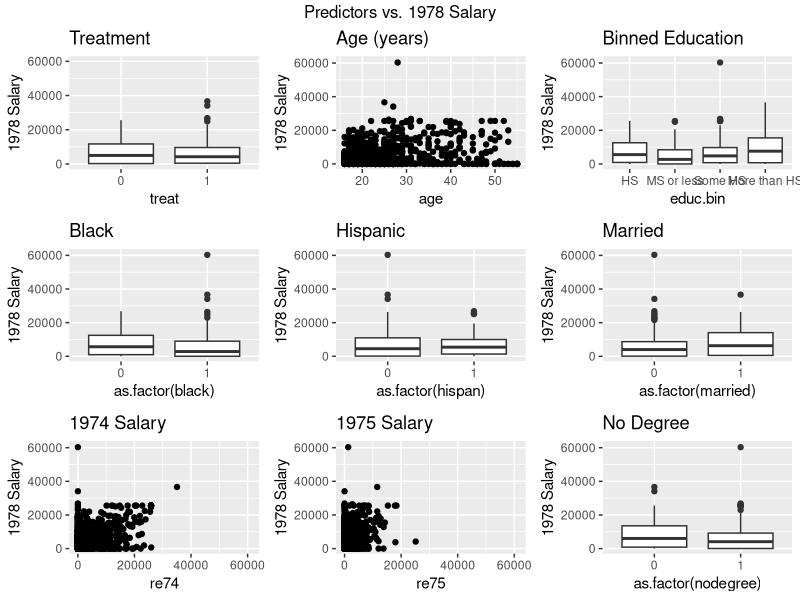
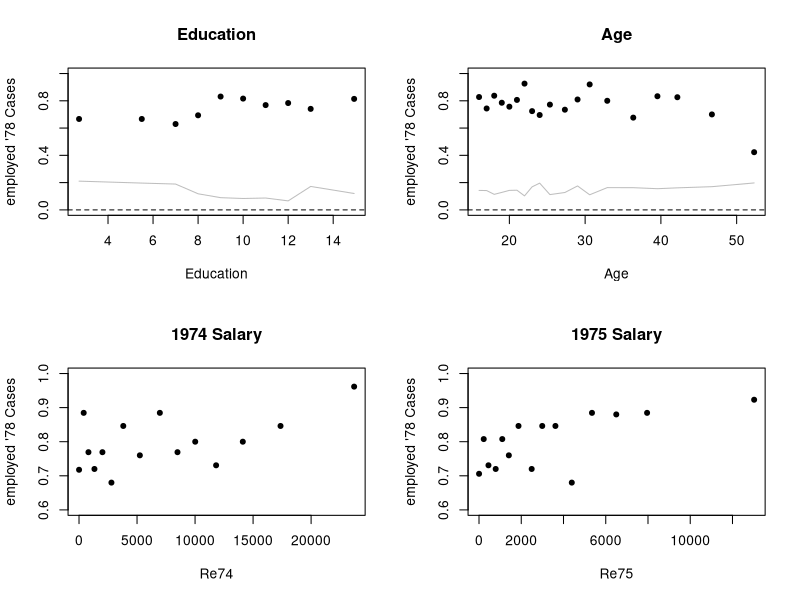
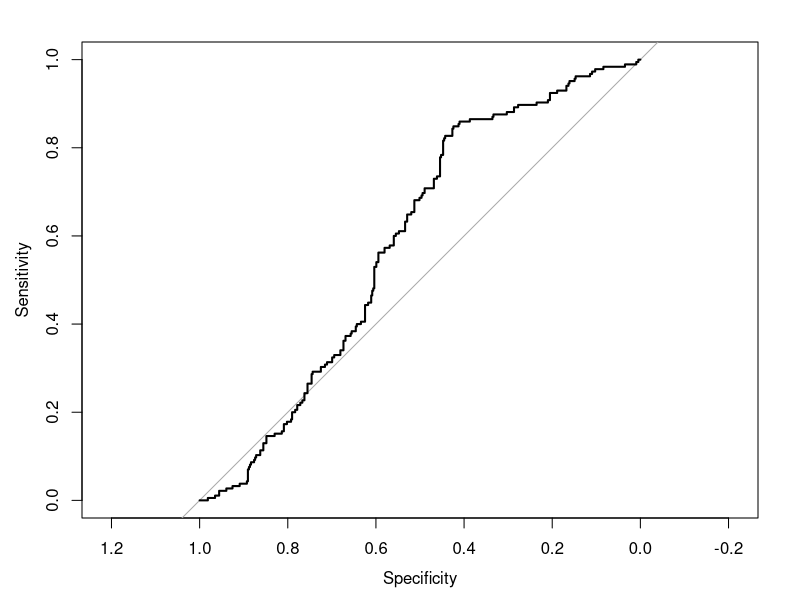
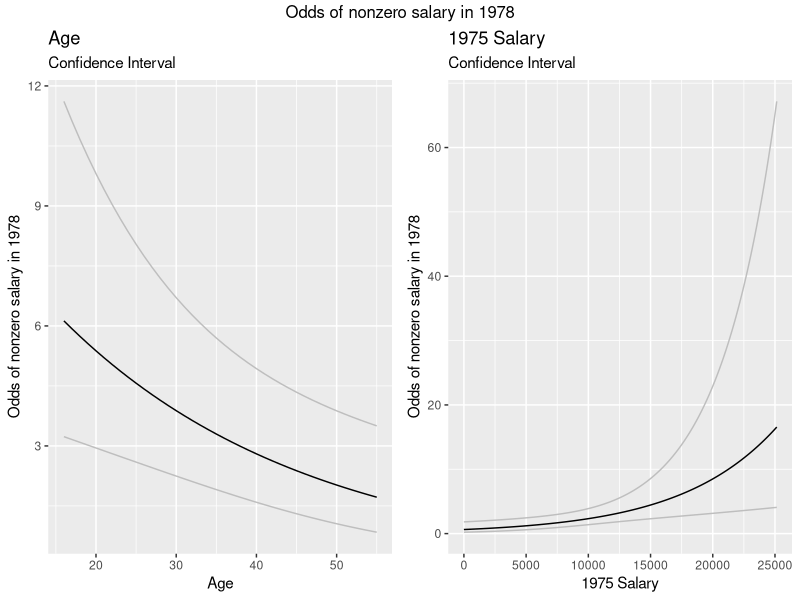
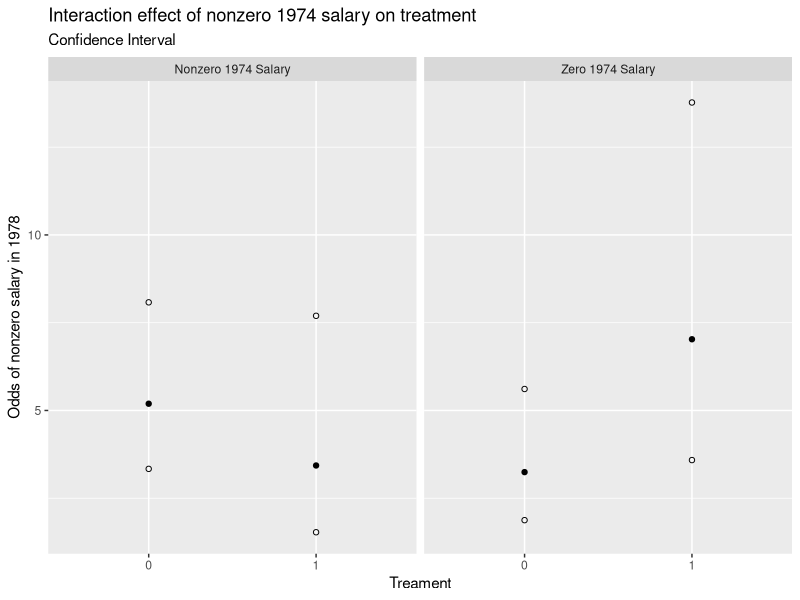
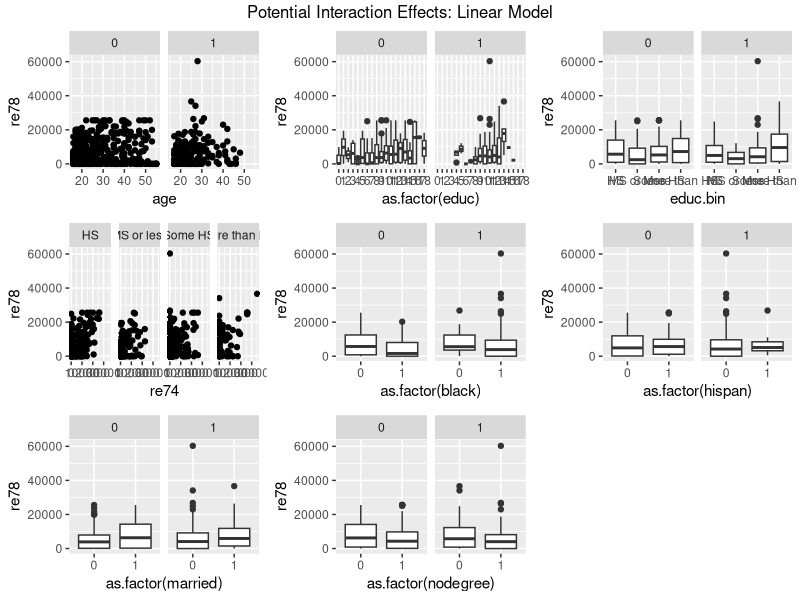
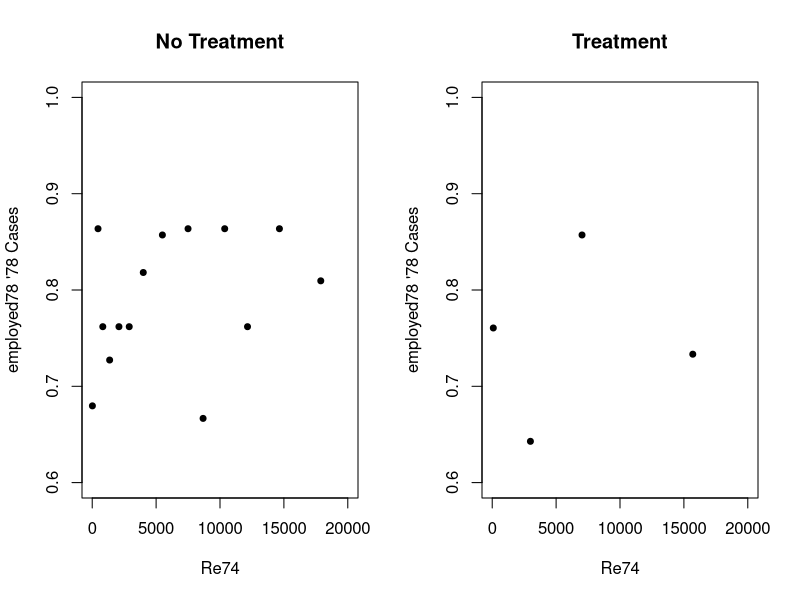
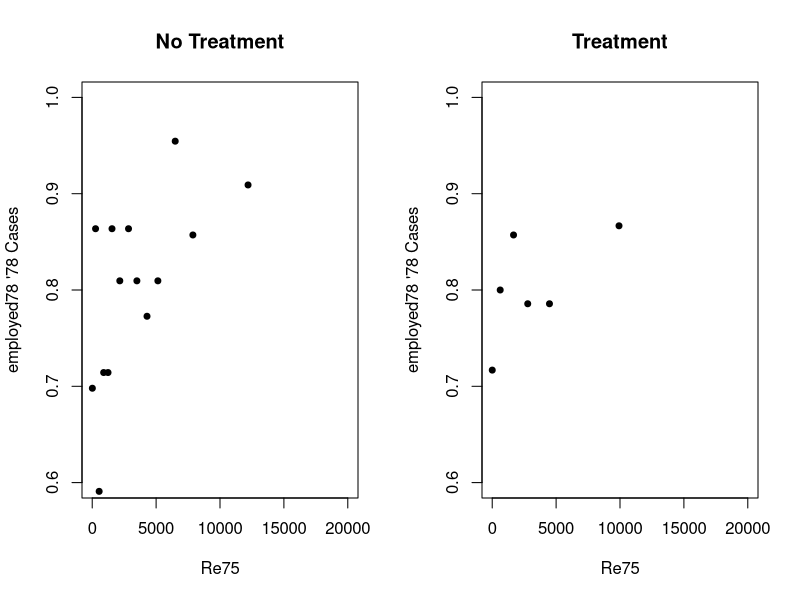

Generate these figures, in order, with R:
## ---- chunk 1
knitr::opts_chunk$set(echo = TRUE)
setwd('/Users/annaberman/Desktop/702 Modeling/Assignments/Team Project #1')
library(ggplot2)
library(dplyr)
library(gridExtra) # arranging multiple plots
library(arm)
library(MASS)
library(pROC)
library(knitr)
## ---- chunk 2
# Load the data
lalonde <- read.csv('lalondedata.txt') %>%
    mutate(treat = as.factor(treat)) %>%
    mutate(treat = factor(treat, levels = c(0, 1))) %>%
    # mean centering
    mutate(re78c = re78 - mean(re78),
           re75c = re75 - mean(re75),
           re74c = re74 - mean(re74),
           agec = age - mean(age)) %>%
    # Employed in 1978
    mutate(employed78 = ifelse(re78 > 0, 1, 0),
           employed75 = ifelse(re75 > 0, 1, 0),
           employed74 = ifelse(re74 > 0, 1, 0)) %>%
    # educ
    mutate(educ.bin = ifelse(educ < 9, 'MS or less',
                             ifelse(educ < 12, 'Some HS',
                                    ifelse(educ == 12, 'HS', 'More than HS')))) %>%
    mutate(educ.bin = factor(educ.bin, levels = c('HS', 'MS or less', 'Some HS', 'More than HS'))) %>%
    mutate(educ.bin2 = ifelse(educ < 9, 'MS or less', 'Some HS +')) %>%
    mutate(educ.bin2 = factor(educ.bin2, levels = c('Some HS +', 'MS or less'))) %>%
    # age polynomial
    mutate(age2 = agec**2, age3 = agec**3) 


summary(lalonde[, seq(2,20)])
## ---- chunk 3
# TREAT
e1 <- ggplot(lalonde) +
    geom_boxplot(mapping = aes(x = treat, y = re78)) + 
    ylim(c(0,60000)) + 
    ggtitle('Treatment') +
    ylab('1978 Salary')

# AGE
e2 <- ggplot(lalonde) +
    geom_point(mapping = aes(x = age, y = re78)) + 
    ylim(c(0,61000)) + 
    ggtitle('Age (years)') +
    ylab('1978 Salary')


# EDCU.BIN
e3 <- ggplot(lalonde) +
    geom_boxplot(mapping = aes(x = educ.bin, y = re78)) + 
    ylim(c(0,61000)) + 
    ggtitle('Binned Education') +
    ylab('1978 Salary')


# BLACK
e4 <- ggplot(lalonde) +
    geom_boxplot(mapping = aes(x = as.factor(black), y = re78)) + 
    ylim(c(0,61000)) + 
    ggtitle('Black') +
    ylab('1978 Salary')


# HISPAN
e5 <- ggplot(lalonde) +
    geom_boxplot(mapping = aes(x = as.factor(hispan), y = re78)) + 
    ylim(c(0,61000)) + 
    ggtitle('Hispanic') +
    ylab('1978 Salary')


# MARRIED
e6 <- ggplot(lalonde) +
    geom_boxplot(mapping = aes(x = as.factor(married), y = re78)) + 
    ylim(c(0,61000)) + 
    ggtitle('Married') +
    ylab('1978 Salary')


# RE74
e7 <- ggplot(lalonde) +
    geom_point(mapping = aes(x = re74, y = re78)) + 
    ylim(c(0,61000)) + 
    xlim(c(0,61000)) +
    ggtitle('1974 Salary') +
    ylab('1978 Salary')


# RE75
e8 <- ggplot(lalonde) +
    geom_point(mapping = aes(x = re75, y = re78)) + 
    ylim(c(0,61000)) + 
    xlim(c(0,61000)) + 
    ggtitle('1975 Salary') +
    ylab('1978 Salary')

# NODEGREE
e9 <- ggplot(lalonde) +
    geom_boxplot(mapping = aes(x = as.factor(nodegree), y = re78)) + 
    ylim(c(0,61000))+ 
    ggtitle('No Degree') +
    ylab('1978 Salary')


# Plot all the plots together
grid.arrange(e1, e2, e3, e4, e5, e6, e7, e8, e9,
             top = 'Predictors vs. 1978 Salary')
## ---- chunk 4
final_linear_fit <- lm(re78 ~ treat + agec + educ.bin + black + hispan + married + re74c + re75c, data = lalonde)
summary(final_linear_fit)

coeff <- cbind(summary(final_linear_fit)$coefficients[, c(1,2)],
               confint(final_linear_fit))
coeff <- data.frame(coeff) 
names(coeff) <- c('Estimate', 'Std.Error', '2.5%', '97.5%')
coeff
## ---- chunk 5
# Create table of means
treat <- tapply(lalonde$employed78, lalonde$treat, mean)
educ.bin2 <- tapply(lalonde$employed78, lalonde$educ.bin2, mean) 
black <- tapply(lalonde$employed78, lalonde$black, mean) 
hispan <- tapply(lalonde$employed78, lalonde$hispan, mean) 
married <- tapply(lalonde$employed78, lalonde$married, mean) 
nodegree <- tapply(lalonde$employed78, lalonde$nodegree, mean) 

# Print table
rbind(treat, educ.bin2, black, hispan, married, nodegree) %>%
    round(2) %>%
    kable(caption = 'Average employed \'78 Cases by predictor')
## ---- chunk 6
par(mfrow = c(2,2))
#EDUC
binnedplot(x = lalonde$educ, y = lalonde$employed78,
           xlab = 'Education', ylab = 'employed \'78 Cases',
           ylim = c(0,1),
           main = 'Education')

# AGE
binnedplot(x = lalonde$age, y = lalonde$employed78,
           xlab = 'Age', ylab = 'employed \'78 Cases',
           ylim = c(0,1),
           main = 'Age')


# RE74
binnedplot(x = lalonde$re74, y = lalonde$employed78,
           xlab = 'Re74', ylab = 'employed \'78 Cases',
           ylim = c(.6,1),
           main = '1974 Salary')

# RE75
binnedplot(x = lalonde$re75, y = lalonde$employed78,
           xlab = 'Re75', ylab = 'employed \'78 Cases',
           ylim = c(.6,1),
           main = '1975 Salary')
par(mfrow = c(1,1))
## ---- chunk 7
# Final fit
final_log_fit <- glm(employed78 ~ treat*employed74 + agec + married + black + hispan + 
                         educ.bin2 + re75c, 
                     data = lalonde, family = binomial)
summary(final_log_fit)

roc <- roc(lalonde$treat, fitted(final_log_fit))
plot(roc)

# Confusion matrix
threshold <- .82
matrix <- round(prop.table(table(lalonde$employed78, 
                                 final_log_fit$fitted > threshold), 1)*100,1)
print('Confusion Matrix')
table(lalonde$employed78,final_log_fit$fitted > threshold)

# Coefficient matrix
coeff <- cbind(exp(summary(final_log_fit)$coefficients[, 1]),
               exp(confint(final_log_fit)))
coeff <- data.frame(coeff) 
names(coeff) <- c('Estimate', '2.5%', '97.5%')
print('Confidence intervals')
coeff
## ---- chunk 8
# AGE
# Create dummy dataset for charting
newval_age <- data.frame(treat = as.factor(0),
                     employed74 = 0,
                     age = seq(min(lalonde$age), max(lalonde$age)),
                     married = 0,
                     black = 0,
                     hispan = 0,
                     educ.bin2 = 'Some HS +',
                     re75c= 0) %>%
    mutate(agec = age - mean(age))

# Predict responses
predict <- predict.glm(final_log_fit, newval_age, interval = 'response', se.fit = TRUE)

# Create confidence interval
t <- 1.96 ## approx 95% CI
upr <- predict$fit + (t * predict$se.fit)
lwr <- predict$fit - (t * predict$se.fit)
fit <- predict$fit

# Append predictions
newval_age <- newval_age %>%
    mutate(fit = exp(fit),
           lwr = exp(lwr),
           upr = exp(upr))

# Print plot
g1 <- ggplot(data = newval_age) + 
    geom_line(mapping = aes(x = age, y = fit) ) + 
    geom_line(mapping = aes(x = age, y = lwr), color = 'grey') +
    geom_line(mapping = aes(x = age, y = upr),  color = 'grey') +
    ylab('Odds of nonzero salary in 1978') + 
    xlab('Age') +
    ggtitle('Age') +
    labs(subtitle = 'Confidence Interval')

# 75 SALARY
# Create dummy dataset for charting
newval_75 <- data.frame(treat = as.factor(0),
                     employed74 = 0,
                     agec = 0,
                     married = 0,
                     black = 0,
                     hispan = 0,
                     educ.bin2 = 'Some HS +',
                     re75 = seq(min(lalonde$re75), max(lalonde$re75))) %>%
    mutate(re75c = re75 - mean(re75))

# Predict responses
predict <- predict.glm(final_log_fit, newval_75, interval = 'response', se.fit = TRUE)

# Create confidence interval
t <- 1.96 ## approx 95% CI
upr <- predict$fit + (t * predict$se.fit)
lwr <- predict$fit - (t * predict$se.fit)
fit <- predict$fit

# Append predictions
newval_75 <- newval_75 %>%
    mutate(fit = exp(fit),
           lwr = exp(lwr),
           upr = exp(upr))

# Print plot
g2 <- ggplot(data = newval_75) + 
    geom_line(mapping = aes(x = re75, y = fit) ) + 
    geom_line(mapping = aes(x = re75, y = lwr), color = 'grey') +
    geom_line(mapping = aes(x = re75, y = upr),  color = 'grey') +
    ylab('Odds of nonzero salary in 1978') + 
    xlab('1975 Salary') +
    ggtitle('1975 Salary') +
    labs(subtitle = 'Confidence Interval')

grid.arrange(g1, g2, nrow = 1,
             top = 'Odds of nonzero salary in 1978')
## ---- chunk 9
# Rebase our models so we can discuss the impacts of 1974 nonzero salary
# Nonzero 1974
lalonde_1974 <- lalonde %>% 
    mutate(employed74 = factor(employed74, levels = c(1,0)))

log_fit_74 <- glm(employed78 ~ treat*employed74 + agec + age2 + age3 + 
                         married + black + hispan + educ.bin2 + re75c, 
                     data = lalonde_1974, family = binomial)
coeff_74 <- cbind(exp(summary(log_fit_74)$coefficients[, 1]),
               exp(confint(log_fit_74)))
coeff_74 <- data.frame(coeff_74) 
names(coeff_74) <- c('Estimate', '2.5%', '97.5%')
## ---- chunk 10
# Create dummy dataset for charting
newval_74 <- data.frame(treat = as.factor(c(0,0,1,1)),
                     employed74 = c(0,1,0,1),
                     agec = 0,
                     married = 0,
                     black = 0,
                     hispan = 0,
                     educ.bin2 = 'Some HS +',
                     re75c = 0)

# Predict responses
predict <- predict.glm(final_log_fit, newval_74, interval = 'response', se.fit = TRUE)

# Create confidence interval
t <- 1.96 ## approx 95% CI
upr <- predict$fit + (t * predict$se.fit)
lwr <- predict$fit - (t * predict$se.fit)
fit <- predict$fit

# Append predictions
newval_74 <- newval_74 %>%
    mutate(fit = exp(fit),
           lwr = exp(lwr),
           upr = exp(upr))

newval_74 %>%
    mutate(employed74 = ifelse(employed74 == 0, 'Zero 1974 Salary', 'Nonzero 1974 Salary')) %>%
    ggplot() + 
    facet_grid(. ~ employed74) +
    geom_point(mapping = aes(x = treat, y = fit) ) + 
    geom_point(mapping = aes(x = treat, y = lwr), shape = 1) +
    geom_point(mapping = aes(x = treat, y = upr), shape = 1) +
    ylab('Odds of nonzero salary in 1978') + 
    xlab('Treament') +
    ggtitle('Interaction effect of nonzero 1974 salary on treatment') + 
    labs(subtitle = 'Confidence Interval')
    

## ---- chunk 11
# AGE
i1 <- ggplot(lalonde) +
    geom_point(mapping = aes(x = age, y = re78)) + 
    ylim(c(0,61000)) + 
    facet_grid(. ~ treat)

# EDUC
i3 <- ggplot(lalonde) +
    geom_boxplot(mapping = aes(x = as.factor(educ), y = re78)) + 
    ylim(c(0,61000)) + 
    facet_grid(. ~ treat)

i4 <- ggplot(lalonde) +
    geom_boxplot(mapping = aes(x = educ.bin, y = re78)) + 
    ylim(c(0,61000)) + 
    facet_grid(. ~ treat)


# RE74
i5 <- ggplot(lalonde) +
    geom_point(mapping = aes(x = re74, y = re78)) + 
    ylim(c(0,61000)) + 
    facet_grid(. ~ educ.bin)

# BLACK
i6 <- ggplot(lalonde) +
    geom_boxplot(mapping = aes(x = as.factor(black), y = re78)) + 
    ylim(c(0,61000)) + 
    facet_grid(. ~ treat)

# HISPAN
i7 <- ggplot(lalonde) +
    geom_boxplot(mapping = aes(x = as.factor(hispan), y = re78)) + 
    ylim(c(0,61000)) + 
    facet_grid(. ~ treat)

# MARRIED
i8 <- ggplot(lalonde) +
    geom_boxplot(mapping = aes(x = as.factor(married), y = re78)) + 
    ylim(c(0,61000)) + 
    facet_grid(. ~ treat)

# NODEGREE
i9 <- ggplot(lalonde) +
    geom_boxplot(mapping = aes(x = as.factor(nodegree), y = re78)) + 
    ylim(c(0,61000)) + 
    facet_grid(. ~ treat)

grid.arrange(i1, i3, i4, i5, i6, i7, i8, i9,
             top = 'Potential Interaction Effects: Linear Model')
## ---- chunk 12
par(mfrow = c(1,2))
# Treatment and 74 salary
# No reason for interaction effect
binnedplot(x = lalonde[lalonde$treat == 0, 're74'], y = lalonde[lalonde$treat == 0, 'employed78'],
           xlab = 'Re74', ylab = 'employed78 \'78 Cases',
           ylim = c(.6,1),
           xlim = c(0,20000),
           main = 'No Treatment')
binnedplot(x = lalonde[lalonde$treat == 1, 're74'], y = lalonde[lalonde$treat == 1, 'employed78'],
           xlab = 'Re74', ylab = 'employed78 \'78 Cases',
           ylim = c(.6,1),
           xlim = c(0,20000),
           main = 'Treatment')

# Treatment and 75 salary
# No reason for interaction effect
binnedplot(x = lalonde[lalonde$treat == 0, 're75'], y = lalonde[lalonde$treat == 0, 'employed78'],
           xlab = 'Re75', ylab = 'employed78 \'78 Cases', 
           ylim = c(.6,1),
           xlim = c(0,20000),
           main = 'No Treatment')
binnedplot(x = lalonde[lalonde$treat == 1, 're75'], y = lalonde[lalonde$treat == 1, 'employed78'],
           xlab = 'Re75', ylab = 'employed78 \'78 Cases',
           ylim = c(.6,1),
           xlim = c(0,20000),
           main = 'Treatment')

# Binary 75 employed
# Treatment doesn't have an effect for those who were in employed in 75
# but does have a significant effect if unemployed in 74
tab <- rbind(tapply(lalonde[lalonde$treat == 0, 'employed78'], lalonde[lalonde$treat == 0, 'employed75'], mean),
             tapply(lalonde[lalonde$treat == 1, 'employed78'], lalonde[lalonde$treat == 1, 'employed75'], mean))
rownames(tab) <- c('No Treatment', 'Treatment')
colnames(tab) <- c('Unemployed 75', 'Employed 75')
tab

# Binary 74 employed
# Interaction effect that might wash out when we add 75 interaction
tab <- rbind(tapply(lalonde[lalonde$treat == 0, 'employed78'], lalonde[lalonde$treat == 0, 'employed74'], mean),
             tapply(lalonde[lalonde$treat == 1, 'employed78'], lalonde[lalonde$treat == 1, 'employed74'], mean))
rownames(tab) <- c('No Treatment', 'Treatment')
colnames(tab) <- c('Unemployed 74', 'Employed 74')
tab


# Treatment and educ.bin2
# No reason for interaction effect
# Might help those with lower education
tab <- rbind(tapply(lalonde[lalonde$treat == 0, 'employed78'], lalonde[lalonde$treat == 0, 'educ.bin2'], mean),
             tapply(lalonde[lalonde$treat == 1, 'employed78'], lalonde[lalonde$treat == 1, 'educ.bin2'], mean))
rownames(tab) <- c('No Treatment', 'Treatment')
colnames(tab) <- c('Some HS +', 'MS or less')
tab
## ---- chunk 13
# TREAT
r1 <- ggplot(lalonde) +
    geom_boxplot(mapping = aes(x = treat, y = final_linear_fit$residuals)) + 
    ylab('Residuals')

# AGE
r2 <- ggplot(lalonde) +
    geom_point(mapping = aes(x = age, y = final_linear_fit$residuals)) + 
    ylab('Residuals') 

# EDUC
r3 <- ggplot(lalonde) +
    geom_boxplot(mapping = aes(x = educ.bin, y = final_linear_fit$residuals)) + 
    ylab('Residuals')

# BLACK
r4 <- ggplot(lalonde) +
    geom_boxplot(mapping = aes(x = as.factor(black), y = final_linear_fit$residuals)) + 
    ylab('Residuals') 

# HISPAN
r5 <- ggplot(lalonde) +
    geom_boxplot(mapping = aes(x = as.factor(hispan), y = final_linear_fit$residuals)) + 
    ylab('Residuals')

# MARRIED
r6 <- ggplot(lalonde) +
    geom_boxplot(mapping = aes(x = as.factor(married), y = final_linear_fit$residuals)) + 
    ylab('Residuals')

# RE74
r7 <- ggplot(lalonde) +
    geom_point(mapping = aes(x = re74, y = final_linear_fit$residuals)) + 
    ylab('Residuals')

# RE75
r8 <- ggplot(lalonde) +
    geom_point(mapping = aes(x = re75, y = final_linear_fit$residuals)) + 
    ylab('Residuals') 

grid.arrange(r1, r2, r3, r4, r5, r6, r7, r8,
             top = 'Linear Model Residuals')

qqnorm(final_linear_fit$residuals, ylim = c(-15000,30000))
## ---- chunk 14
# Calculate logistical model residuals
rawreds <- lalonde$employed78 - fitted(final_log_fit)

# educ.bin2
tapply(rawreds, lalonde$educ.bin2, mean) 

# black
tapply(rawreds, lalonde$black, mean) 

# hispan
tapply(rawreds, lalonde$hispan, mean) 

# married
tapply(rawreds, lalonde$married, mean)

# employed74
tapply(rawreds, lalonde$employed74, mean) 

# AGE
# add a third-degree poly?
binnedplot(x = lalonde$age, y = rawreds,
           xlab = 'Age', ylab = 'Residuals')
## ---- chunk 15
library(MASS)
# Calcate leveage and cooks distance for each observation
leverage = hatvalues(final_linear_fit)
cooks = cooks.distance(final_linear_fit)

# Append leverage and cooks to our data
leverage <- lalonde %>%
    mutate(leverage, cooks)

# Plot leverage vs. id
l <- ggplot(data = leverage) +
    geom_point(mapping = aes(x = seq(nrow(lalonde)), y = leverage)) +
    labs(subtitle = 'Leverage')
# Plot cooks vs. id
c <- ggplot(data = leverage) +
    geom_point(mapping = aes(x = seq(nrow(lalonde)), y = cooks)) +
    labs(subtitle = 'High Cooks Distance')

grid.arrange(l, c, top = 'Potentially Influential Points')

# Take a look at the potentially influential points
leverage %>%
    filter(leverage > .05 | cooks > .02)
## ---- chunk 16
library(MASS)
# Calcate leveage and cooks distance for each observation
leverage = hatvalues(final_log_fit)
cooks = cooks.distance(final_log_fit)

# Append leverage and cooks to our data
leverage <- lalonde %>%
    mutate(leverage, cooks)

# Plot leverage vs. id
l <- ggplot(data = leverage) +
    geom_point(mapping = aes(x = seq(nrow(lalonde)), y = leverage)) +
    labs(subtitle = 'Leverage')
# Plot cooks vs. id
c <- ggplot(data = leverage) +
    geom_point(mapping = aes(x = seq(nrow(lalonde)), y = cooks)) +
    labs(subtitle = 'High Cooks Distance')

grid.arrange(l, c, top = 'Potentially Influential Points')

# Take a look at the potentially influential points
leverage %>%
    filter(leverage > .04 | cooks > .012)
